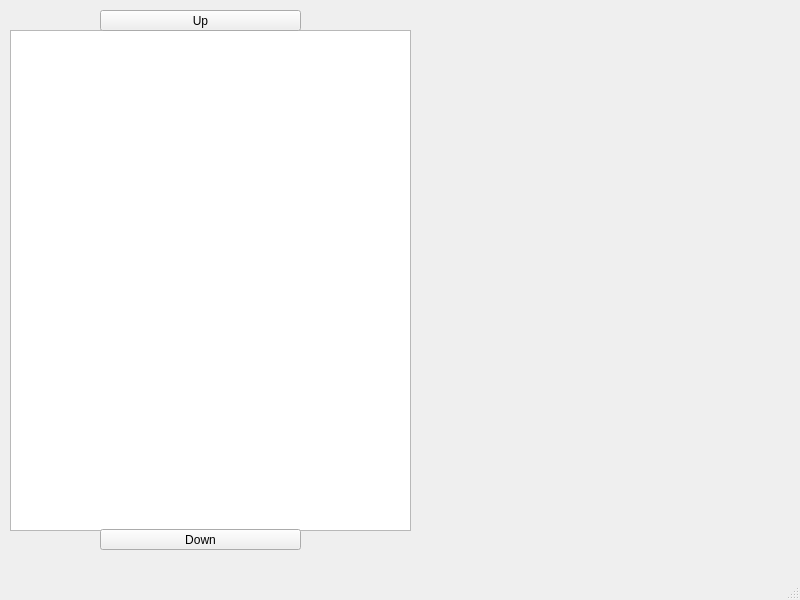
<?xml version="1.0" encoding="UTF-8"?>
<ui version="4.0">
 <class>MainWindow</class>
 <widget class="QMainWindow" name="MainWindow">
  <property name="enabled">
   <bool>true</bool>
  </property>
  <property name="geometry">
   <rect>
    <x>0</x>
    <y>0</y>
    <width>800</width>
    <height>600</height>
   </rect>
  </property>
  <property name="windowTitle">
   <string>MainWindow</string>
  </property>
  <widget class="QWidget" name="centralwidget">
   <widget class="QLabel" name="outImage">
    <property name="geometry">
     <rect>
      <x>427</x>
      <y>30</y>
      <width>341</width>
      <height>501</height>
     </rect>
    </property>
    <property name="text">
     <string/>
    </property>
   </widget>
   <widget class="QListView" name="listFiles">
    <property name="geometry">
     <rect>
      <x>10</x>
      <y>30</y>
      <width>401</width>
      <height>501</height>
     </rect>
    </property>
   </widget>
   <widget class="QPushButton" name="downButton">
    <property name="geometry">
     <rect>
      <x>100</x>
      <y>529</y>
      <width>201</width>
      <height>21</height>
     </rect>
    </property>
    <property name="text">
     <string>Down</string>
    </property>
   </widget>
   <widget class="QPushButton" name="upButton">
    <property name="geometry">
     <rect>
      <x>100</x>
      <y>10</y>
      <width>201</width>
      <height>21</height>
     </rect>
    </property>
    <property name="text">
     <string>Up</string>
    </property>
   </widget>
  </widget>
  <widget class="QMenuBar" name="menubar">
   <property name="geometry">
    <rect>
     <x>0</x>
     <y>0</y>
     <width>800</width>
     <height>21</height>
    </rect>
   </property>
  </widget>
  <widget class="QStatusBar" name="statusbar"/>
 </widget>
 <resources/>
 <connections/>
</ui>
